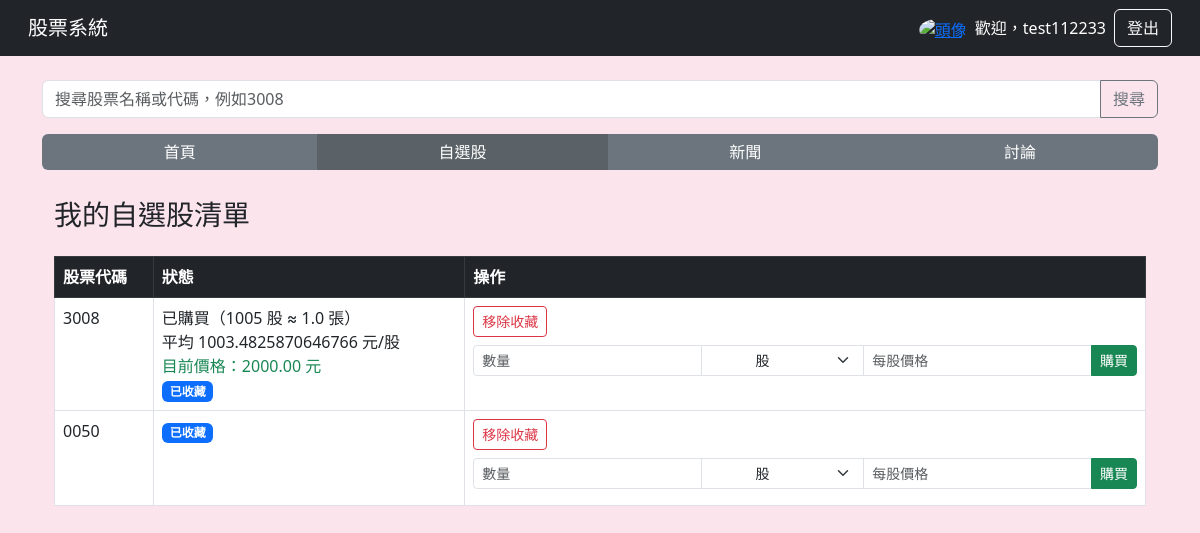
The page /watchlist/ (signed in) on the database as committed earlier.
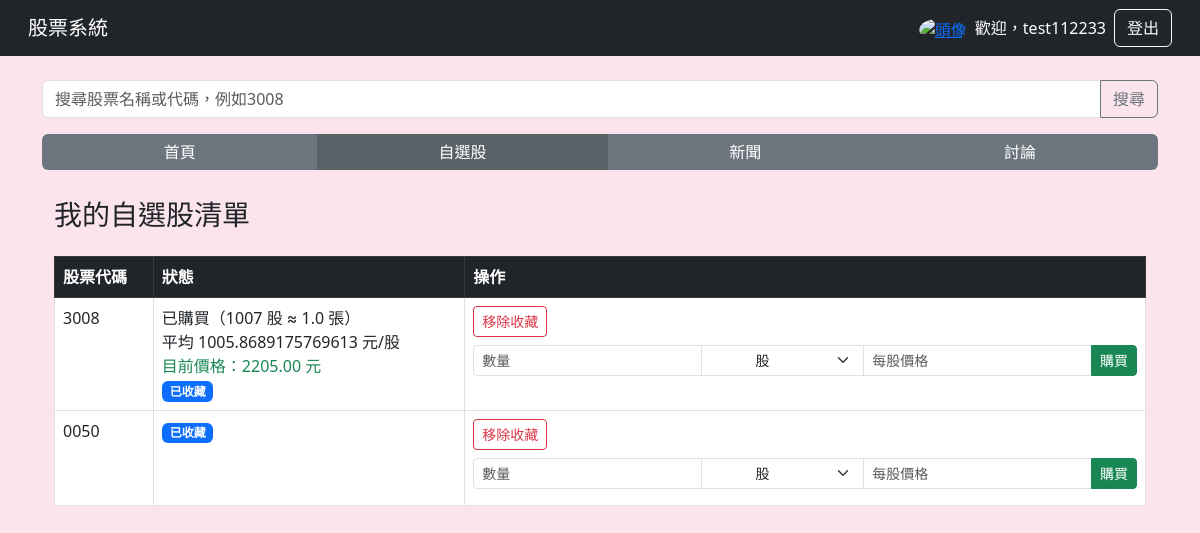
The same page on the database as committed later.
### main/models.py (models this page shows, shortened)
class Watchlist(models.Model):
    user = models.ForeignKey(User, on_delete=models.CASCADE)
    stock_code = models.CharField(max_length=10, null=True, blank=True)
    collected = models.BooleanField(default=False)  # 是否收藏
    quantity = models.IntegerField(null=True, blank=True)  # 購買股數
    average_price = models.FloatField(null=True, blank=True)  # 平均價格

### main/views.py (the view)
# urls.py: path("watchlist/", views.my_watchlist, name="my_watchlist"),
@login_required(login_url='/login/')
def my_watchlist(request):
    user = request.user
    watchlist = Watchlist.objects.filter(user=user)
    for item in watchlist:
        if item.quantity:
            item.lots = item.quantity / 1000
        else:
            item.lots = 0
        last_record = BuyRecord.objects.filter(
            user=user, stock_code=item.stock_code
        ).order_by('-created_at').first()
        if last_record:
            item.current_price = last_record.price
        else:
            item.current_price = None
    return render(request, "watchlist.html", {"watchlist": watchlist})

### templates/watchlist.html (shortened to what this page needs)
{% extends "base.html" %}
{% block content %}
<div class="container mt-1">
    <h3 class="mb-4">我的自選股清單</h3>
    {% if watchlist %}
    <table class="table table-bordered">
        <thead class="table-dark">
            <tr>
                <th>股票代碼</th>
                <th>狀態</th>
                <th>操作</th>
            </tr>
        </thead>
        <tbody>
            {% for item in watchlist %}
            <tr>
                <td>{{ item.stock_code }}</td>
                <td>
                    {% if item.quantity %}
                        已購買（{{ item.quantity }} 股 ≈ {{ item.lots|floatformat:1 }} 張）<br>
                        平均 {{ item.average_price }} 元/股<br>
                        <span class="text-success">目前價格：{{ item.current_price|default:"查詢失敗" }} 元</span><br>
                    {% endif %}
                    {% if item.collected %}
                        <span class="badge bg-primary">已收藏</span>
                    {% endif %}
                </td>
                <td>
                    {% if not item.collected %}
                    <form method="POST" action="/add_watchlist/" class="d-inline">
                        {% csrf_token %}
                        <input type="hidden" name="stock_code" value="{{ item.stock_code }}">
                        <button class="btn btn-sm btn-outline-primary">加入收藏</button>
                    </form>
                    {% else %}
                    <form method="POST" action="/remove_watchlist/" class="d-inline">
                        <button class="btn btn-sm btn-outline-danger">移除收藏</button>
                    </form>
                    {% endif %}
                    <form method="POST" action="/buy_stock/" class="mt-2">
                        <div class="input-group input-group-sm mb-2">
                            <input type="number" name="amount" min="1" class="form-control" placeholder="數量" required style="flex: 2; min-width: 100px;">
                            <select name="unit" class="form-select text-center" style="width: 50px;">
                                <option value="shares">股</option>
                            </select>
                            <input type="number" name="price" min="0.01" step="0.01" class="form-control" placeholder="每股價格" required style="flex: 2; min-width: 100px;">
                            <button class="btn btn-success">購買</button>
                        </div>
                    </form>
                </td>
            </tr>
            {% endfor %}
        </tbody>
    </table>
    {% else %}
    <div class="alert alert-info">尚未加入任何自選股。</div>
    {% endif %}
</div>
{% endblock %}

### templates/base.html (shortened to what this page needs)
<!DOCTYPE html>
<html lang="zh-TW">
<head>
    <link href="https://cdn.jsdelivr.net/npm/bootstrap@5.3.0/dist/css/bootstrap.min.css" rel="stylesheet">
</head>
<body>
<nav class="navbar navbar-expand-lg navbar-dark bg-dark px-3">
    <div class="container-fluid">
        <a class="navbar-brand" href="/">股票系統</a>
        <div class="d-flex align-items-center ms-auto">
            {% if user.is_authenticated %}
                <a href="{% url 'profile' %}" class="me-2">
                    <img src="https://cdn-icons-png.flaticon.com/512/847/847969.png"
                         alt="頭像"
                         class="rounded-circle"
                         width="30" height="30"
                         style="vertical-align: middle; transform: translateY(1px);">
                </a>
                <span class="text-white me-2">歡迎，{{ user.username }}</span>
                <a class="btn btn-outline-light" href="{% url 'logout' %}">登出</a>
            {% else %}
                <a class="btn btn-outline-light me-2" href="{% url 'login' %}">登入</a>
                <a class="btn btn-outline-light" href="{% url 'register' %}">註冊</a>
            {% endif %}
        </div>
    </div>
</nav>
<div class="container mt-4">
    <form class="input-group mb-3" method="GET" action="/search">
        <input type="text" class="form-control" name="query" placeholder="搜尋股票名稱或代碼，例如3008" required>
        <button class="btn btn-outline-secondary" type="submit">搜尋</button>
    </form>
    {% with current=request.resolver_match.url_name %}
    <div class="btn-group w-100 mb-4">
        <a href="{% url 'index' %}"
        class="nav-btn btn {% if current == 'index' %}active-tab{% endif %}">
            首頁
        </a>
        <a href="{% url 'my_watchlist' %}"
        class="nav-btn btn {% if current == 'my_watchlist' %}active-tab{% endif %}">
            自選股
        </a>
        <a href="{% url 'news' %}"
        class="nav-btn btn {% if current == 'news' %}active-tab{% endif %}">
            新聞
        </a>
        <a href="{% url 'forum_list' %}"
        class="nav-btn btn {% if current == 'forum_list' %}active-tab{% endif %}">
            討論
        </a>
    </div>
    {% endwith %}
    {% block content %}{% endblock %}
</div>
</body>
</html>

### templates/base.html (style rules this page uses)
body { background-color: #fce4ec; }
.nav-btn.active-tab { background-color: #5a6268 !important; color: white !important; }

Rows that differ between the two databases and show on the page:
changed Watchlist (number 1 of 2 on the later page): quantity "1005" → "1007"; average_price "1003.4825870646766" → "1005.8689175769613"; current_price "2000.00" → "2205.00"
